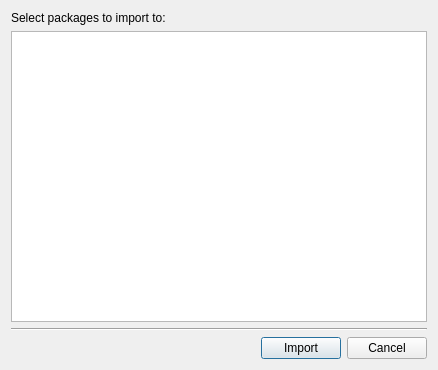
<?xml version="1.0" encoding="UTF-8"?>
<ui version="4.0">
 <class>Dialog</class>
 <widget class="QDialog" name="Dialog">
  <property name="geometry">
   <rect>
    <x>0</x>
    <y>0</y>
    <width>438</width>
    <height>370</height>
   </rect>
  </property>
  <property name="windowTitle">
   <string>Select Packages</string>
  </property>
  <layout class="QGridLayout" name="gridLayout">
   <item row="0" column="0">
    <layout class="QVBoxLayout" name="verticalLayout">
     <item>
      <widget class="QLabel" name="label">
       <property name="text">
        <string>Select packages to import to:</string>
       </property>
      </widget>
     </item>
     <item>
      <widget class="QListWidget" name="packageWidget"/>
     </item>
     <item>
      <widget class="Line" name="line">
       <property name="orientation">
        <enum>Qt::Horizontal</enum>
       </property>
      </widget>
     </item>
     <item>
      <layout class="QHBoxLayout" name="horizontalLayout">
       <item>
        <spacer name="horizontalSpacer">
         <property name="orientation">
          <enum>Qt::Horizontal</enum>
         </property>
         <property name="sizeHint" stdset="0">
          <size>
           <width>40</width>
           <height>20</height>
          </size>
         </property>
        </spacer>
       </item>
       <item>
        <widget class="QPushButton" name="okBtn">
         <property name="text">
          <string>Import</string>
         </property>
        </widget>
       </item>
       <item>
        <widget class="QPushButton" name="cancelBtn">
         <property name="text">
          <string>Cancel</string>
         </property>
        </widget>
       </item>
      </layout>
     </item>
    </layout>
   </item>
  </layout>
 </widget>
 <resources/>
 <connections/>
</ui>
